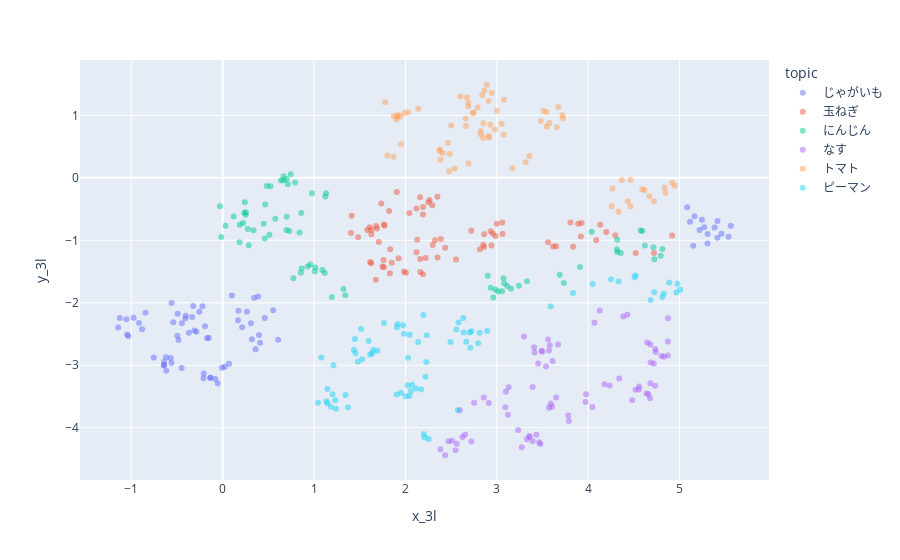

Notebook cell for this chart:
### Markdown cell above
### 3-large

### Code cell
display('3l','topic')
